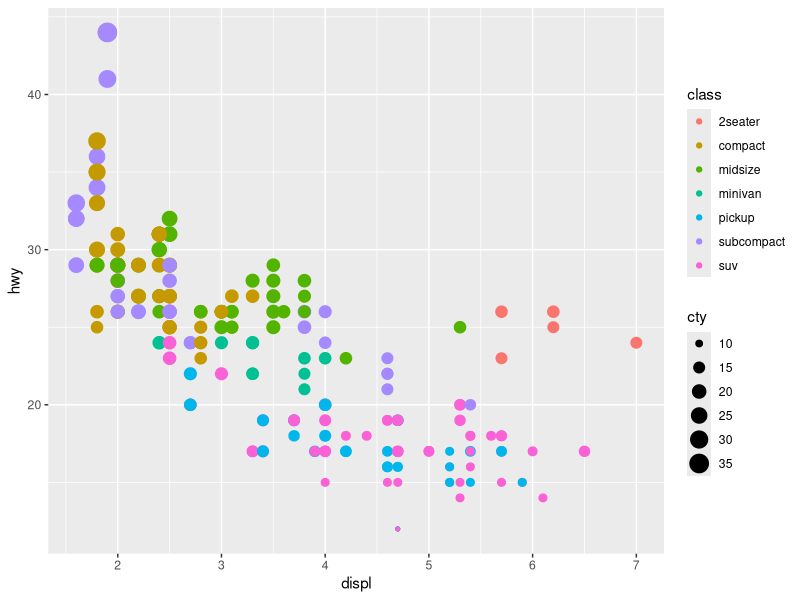
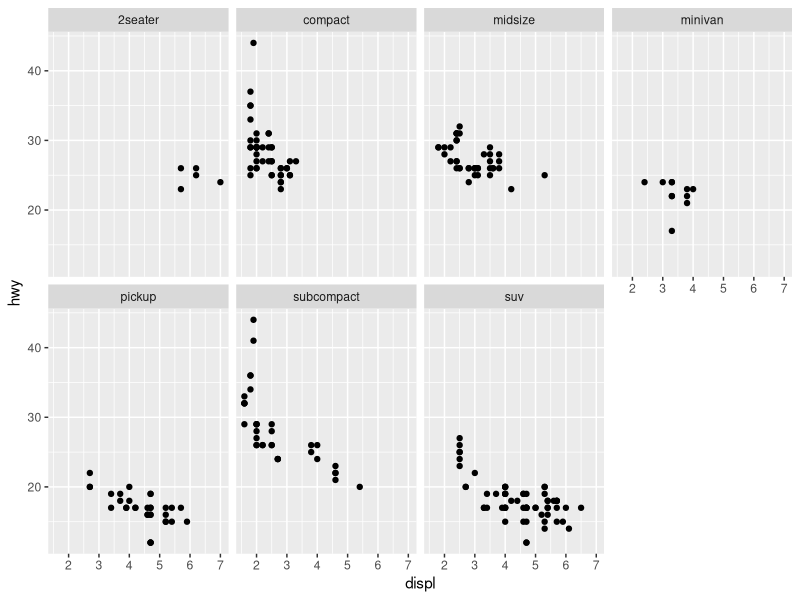

Write R code to recreate these figures, in order.
## ---- chunk 1
# options(prompt = "> ")
# knitr::opts_chunk$set(prompt = TRUE, comment = NA)
## ---- chunk 2
date()
## ---- chunk 3
round(3.141593)
round(3.141593, digits = 2)
round(pi, 2)
## ---- chunk 4
a <- 6
b <- 1:5
## ---- chunk 5
a
b
## ---- chunk 6
numeric_vector <- c(0.5, 0.6)
logical_vector <- c(TRUE, FALSE)
character_vector <- c("a", "b", "cde", "f")
integer_vector <- 2:8
integer_vector_2 <- c(3L, 5L, 4L, 56L)
## ---- chunk 7
str(integer_vector)
## ---- chunk 8
character_vector[3]
## ---- chunk 9
add_two_numbers <- function(x, y) {
    result <- x + y
    result
}
## ---- chunk 10
add_two_numbers(4, 6)
## ---- chunk 11
addition_result <- add_two_numbers(12, 436)
print(addition_result)
## ---- chunk 12
library(tidyverse)
## ---- chunk 13
str(mpg)
## ---- chunk 14
mpg
## ---- chunk 15
mpg$displ
## ---- chunk 16
ggplot(data = mpg) +
    geom_point(mapping = aes(x = displ, y = hwy, 
                             size = cty, color = class))
## ---- chunk 17
ggplot(data = mpg) +
    geom_point(mapping = aes(x = displ, y = hwy)) + 
    facet_wrap(~ class, nrow = 2)
